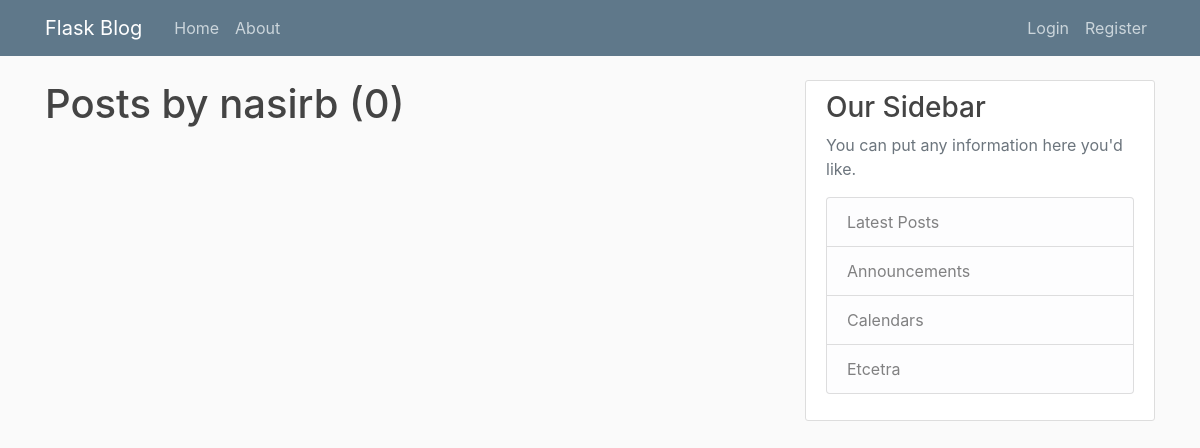
The app's page /user/nasirb, older data.
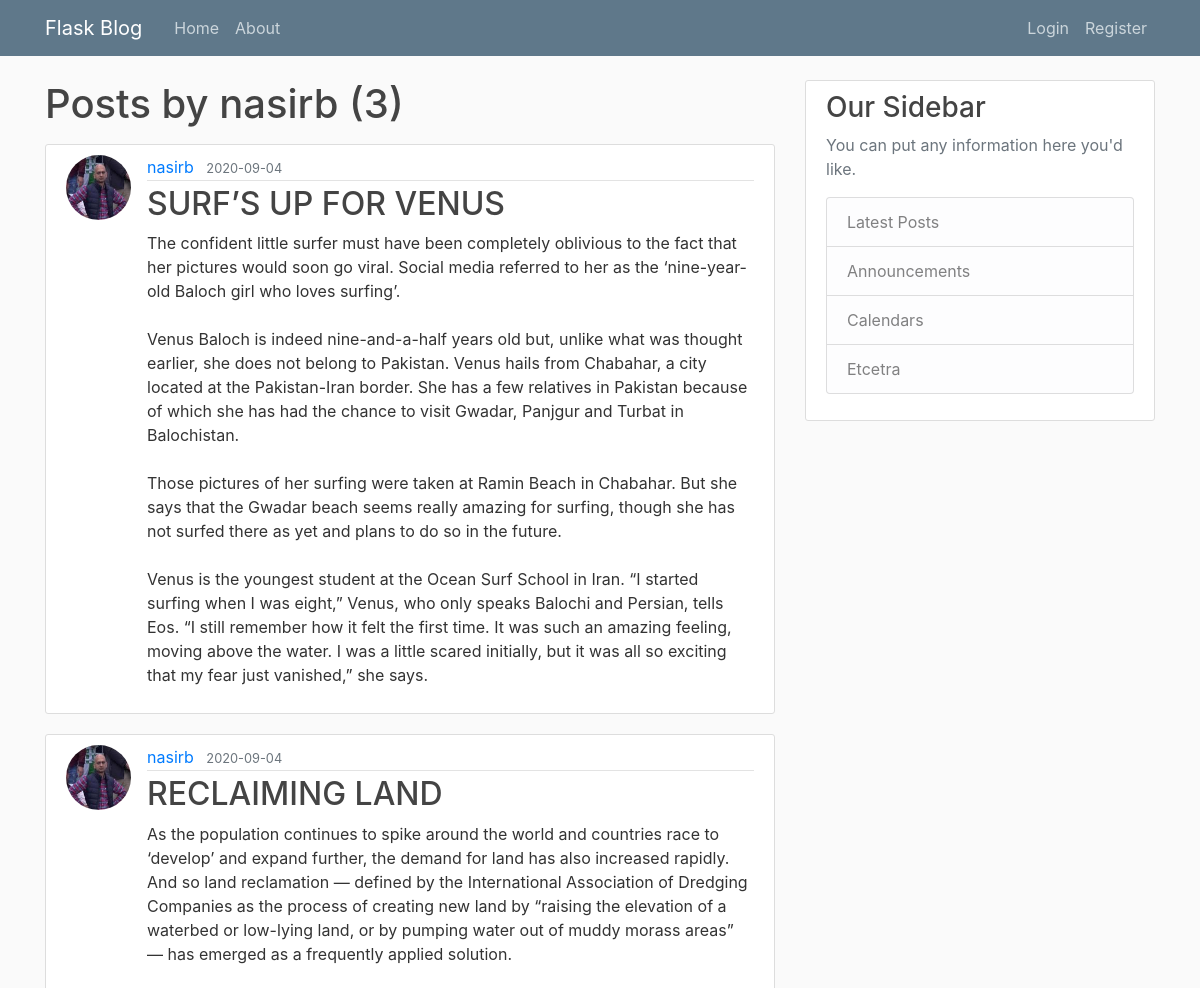
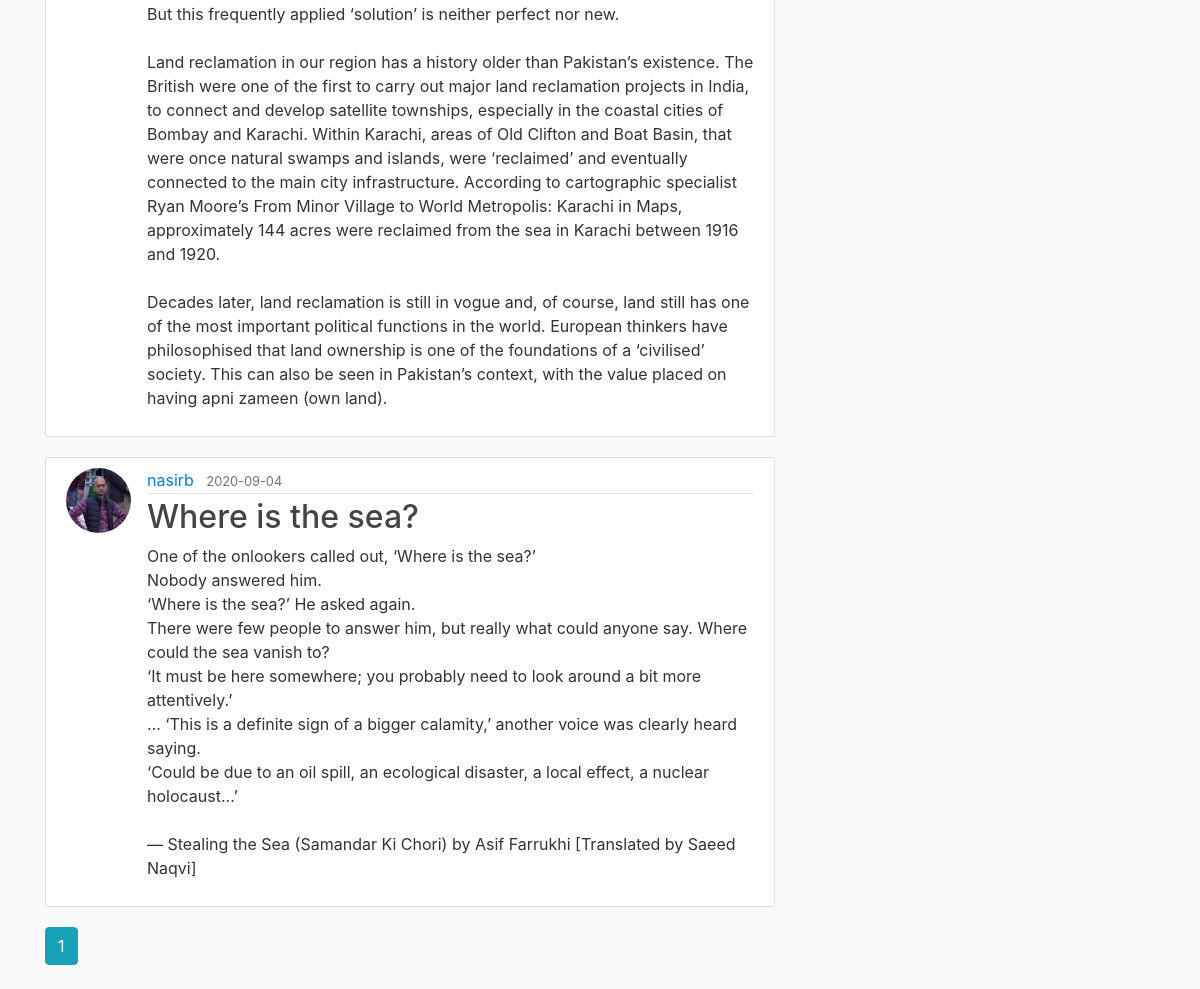
The same page, newer data (2 pictures, top to bottom).
### myflaskblog/models.py (models this page shows, shortened)
class User(db.Model, UserMixin):
    id = db.Column(db.Integer, primary_key=True)
    username = db.Column(db.String(20), unique=True, nullable=False)
    email = db.Column(db.String(120), unique=True, nullable=False)
    image_file = db.Column(db.String(20), nullable=False, default='default.jpg')
    password = db.Column(db.String(60), nullable=False)
    posts = db.relationship('Post', backref='author', lazy=True)

class Post(db.Model):
    id = db.Column(db.Integer, primary_key=True)
    title = db.Column(db.String(100), nullable=False)
    date_posted = db.Column(db.DateTime, nullable=False, default=datetime.utcnow)
    content = db.Column(db.Text, nullable=False)
    user_id = db.Column(db.Integer, db.ForeignKey('user.id'), nullable=False)

### myflaskblog/routes.py (the view)
@app.route("/user/<string:username>")
def user_posts(username):
    page = request.args.get('page', 1, type=int)
    user = User.query.filter_by(username=username).first_or_404()
    posts = Post.query.filter_by(author=user)\
        .order_by(Post.date_posted.desc())\
        .paginate(page=page, per_page=5)
    return render_template('user_posts.html', posts=posts, user=user)

### myflaskblog/templates/user_posts.html
{% extends "Layout.html" %}
{% block content %}
    <h1 class="mb-3">Posts by {{ user.username }} ({{ posts.total }})</h1>
    {% for post in posts.items %}
        <article class="media content-section">
            <img class="rounded-circle article-img" src="{{ url_for('static', filename='profile_pics/' + post.author.image_file)}}">
            <div class="media-body">
                <div class="article-metadata">
                    <a class="mr-2" href="{{ url_for('user_posts', username=post.author.username)}}">{{ post.author.username }}</a>
                    <small class="text-muted">{{ post.date_posted.strftime('%Y-%m-%d') }}</small>
                </div>
                <h2><a class="article-title" href="{{ url_for('post', post_id=post.id) }}">{{ post.title }}</a></h2>
                <p class="article-content">{{ post.content }}</p>
            </div>
        </article>
    {% endfor %}
    {% for page_num in posts.iter_pages(left_edge=1, right_edge=1, left_current=1, right_current=2) %}
        {% if page_num %}
            {% if posts.page == page_num %}
            <a class="btn btn-info mb-4" href="{{ url_for('user_posts', username=user.username, page=page_num) }}">{{ page_num }}</a>
            {% else %}
            <a class="btn btn-outline-info mb-4" href="{{ url_for('user_posts', username=user.username, page=page_num) }}">{{ page_num }}</a>
            {% endif %}
        {% else %}
            ...
        {% endif %}
    {% endfor %}
{% endblock content %}

### myflaskblog/templates/layout.html (shortened to what this page needs)
<!DOCTYPE html>
<html lang="en">
<head>
    <link rel="stylesheet" href="https://stackpath.bootstrapcdn.com/bootstrap/4.3.1/css/bootstrap.min.css">
    <link rel="stylesheet" type="text/css" href="{{ url_for('static', filename='main.css')}}">
</head>
<body>
    <header class="site-header">
        <nav class="navbar navbar-expand-md navbar-dark bg-steel fixed-top">
            <div class="container">
                <a class="navbar-brand mr-4" href="/">Flask Blog</a>
                <div class="collapse navbar-collapse" id="navbarToggle">
                    <div class="navbar-nav mr-auto">
                        <a class="nav-item nav-link" href="{{ url_for('home') }}">Home</a>
                        <a class="nav-item nav-link" href="{{ url_for('about') }}">About</a>
                    </div>
                    <span class="navbar-nav">
                        {% if current_user.is_authenticated %}
                        <span class="navbar-text">Welcome Back {{ current_user.username.capitalize() }} !</span>
                        <a class="nav-item nav-link" href="{{ url_for('new_post') }}">New Post</a>
                        <a class="nav-item nav-link" href="{{ url_for('account') }}">Account</a>
                        <a class="nav-item nav-link" href="{{ url_for('logout') }}">Logout</a>
                        {% else %}
                        <a class="nav-item nav-link" href="{{ url_for('login') }}">Login</a>
                        <a class="nav-item nav-link" href="{{ url_for('register') }}">Register</a>
                        {% endif %}
                    </span>
                    </div>
                </div>
        </nav>
    </header>
    <main role="main" class="container">
        <div class="row">
            <div class="col-md-8">
                {% block content %}{% endblock %}
            </div>
            <div class="col-md-4">
                <div class="content-section">
                    <h3>Our Sidebar</h3>
                    <p class='text-muted'>You can put any information here you'd like.
                    <ul class="list-group">
                        <li class="list-group-item list-group-item-light">Latest Posts</li>
                        <li class="list-group-item list-group-item-light">Announcements</li>
                        <li class="list-group-item list-group-item-light">Calendars</li>
                        <li class="list-group-item list-group-item-light">Etcetra</li>
                    </ul>
                    </p>
                </div>
            </div>
        </div>
    </main>
</body>
</html>

### myflaskblog/static/main.css (style rules this page uses)
body { background: #fafafa; color: #333333; margin-top: 5rem; }
h1, h2, h3, h4, h5, h6 { color: #444444; }
.bg-steel { background-color: #5f788a; }
.site-header .navbar-nav .nav-link { color: #cbd5db; }
.content-section { background: #ffffff; padding: 10px 20px; border: 1px solid #dddddd; border-radius: 3px; margin-bottom: 20px; }
.article-title { color: #444444; }
.article-content { white-space: pre-line; }
.article-img { height: 65px; width: 65px; margin-right: 16px; }
.article-metadata { padding-bottom: 1px; margin-bottom: 4px; border-bottom: 1px solid #e3e3e3 }

Row changes from the older to the newer data that the page shows:
added Post: image_file (picture), author.username "nasirb", date_posted "2020-09-04", title "SURF’S UP FOR VENUS", content "The confident little surfer must have been completely oblivious to the fact that her pictures would soon go viral. Social media referred to her as the ‘nine-year-old Baloch girl who loves surfing’. Venus Baloch is indeed nine-and-a-half years old but, unlike what was thought earlier, she does not belong to Pakistan. Venus hails from Chabahar, a city located at the Pakistan-Iran border. She has a few relatives in Pakistan because of which she has had the chance to visit Gwadar, Panjgur and Turbat in Balochistan. Those pictures of her surfing were taken at Ramin Beach in Chabahar. But she says that the Gwadar beach seems really amazing for surfing, though she has not surfed there as yet and…"
added Post: image_file (picture), author.username "nasirb", date_posted "2020-09-04", title "RECLAIMING LAND", content "As the population continues to spike around the world and countries race to ‘develop’ and expand further, the demand for land has also increased rapidly. And so land reclamation — defined by the International Association of Dredging Companies as the process of creating new land by “raising the elevation of a waterbed or low-lying land, or by pumping water out of muddy morass areas” — has emerged as a frequently applied solution. But this frequently applied ‘solution’ is neither perfect nor new. Land reclamation in our region has a history older than Pakistan’s existence. The British were one of the first to carry out major land reclamation projects in India, to connect and develop satellite…"
added Post: image_file (picture), author.username "nasirb", date_posted "2020-09-04", title "Where is the sea?", content "One of the onlookers called out, ‘Where is the sea?’ Nobody answered him. ‘Where is the sea?’ He asked again. There were few people to answer him, but really what could anyone say. Where could the sea vanish to? ‘It must be here somewhere; you probably need to look around a bit more attentively.’ … ‘This is a definite sign of a bigger calamity,’ another voice was clearly heard saying. ‘Could be due to an oil spill, an ecological disaster, a local effect, a nuclear holocaust...’ — Stealing the Sea (Samandar Ki Chori) by Asif Farrukhi [Translated by Saeed Naqvi]"
Text that changed along with them:
{{ posts.total }}: "0" → "3"
new list line: "1"
